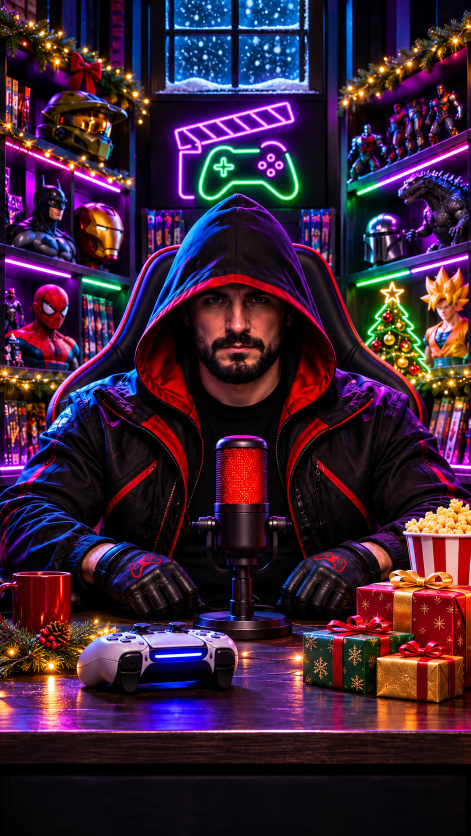
#> input picture marcas/comics-store/intros/navidad_narrador_v.png, 941 x 1672 px (shown at 1/2 size)
$ python -i regalos.py   (imports and definitions only)
#> lines starting #> are read from the running program, lines starting #| are printed output that depends on the picture; after the words box and inside, x2 and y2 are one past the last pixel; in counts of white or black regions, pixels touching at a corner belong together
### generador.py
#!/usr/bin/env python3
"""Generador de videos Guerra de Peludos.
Uso:  python3 generador.py guion.json salida.mp4
Lee el guion (ver README.md); "marca" elige la página (carpeta marcas/), genera la voz latina, la música, los efectos,
anima al Bulldog y al gato y entrega un MP4 vertical 1080x1920 listo para Reels/TikTok.
"""
import json, math, os, subprocess, sys, tempfile, wave
from functools import lru_cache
import numpy as np, soundfile as sf
from PIL import Image, ImageDraw, ImageFont, ImageFilter

KIT = os.path.dirname(os.path.abspath(__file__))
MARCA_DIR = os.path.join(KIT, "marcas", "guerra-de-peludos")
A = lambda f: os.path.join(MARCA_DIR, f)
BRAND = {}
W, H, FPS = 1080, 1920, 30
SR = 22050
VOICE = os.environ.get("VOICE", os.path.join(KIT, "voz", "es_MX-claude-high.onnx"))

def font_path(name):
#> called with name = 'Poppins-Bold'
    for p in [f"/usr/share/fonts/truetype/google-fonts/{name}.ttf", os.path.join(KIT, "fonts", f"{name}.ttf")]:
        if os.path.exists(p): return p
    return "/usr/share/fonts/truetype/dejavu/DejaVuSans-Bold.ttf"
FB, FM = font_path("Poppins-Bold"), font_path("Poppins-Medium")
F = lambda s: ImageFont.truetype(FB, s)
FR = lambda s: ImageFont.truetype(FM if os.path.exists(FM) else FB, s)

TEAM = {}
CHAR = {}
# [11 lines left out: function load_brand, not called in this run]
WHITE, DARK = (255, 255, 255), (18, 16, 28)

# ------------------------------------------------------------------ helpers
def clamp(x, a=0.0, b=1.0): return max(a, min(b, x))
def ease_out(t): t = clamp(t); return 1 - (1 - t) ** 3
def ease_back(t):
    t = clamp(t); c1 = 1.70158; c3 = c1 + 1
    return 1 + c3 * (t - 1) ** 3 + c1 * (t - 1) ** 2
def prog(t, s, d): return clamp((t - s) / d)

# [35 lines left out: functions gradient, paw, star, wrap, text_layer, not called in this run]

def fit_size(text, size, maxw):
    while size > 30 and ImageDraw.Draw(Image.new("RGBA", (1, 1))).textlength(text, font=F(size)) > maxw: size -= 4
    return size

# [14 lines left out: functions put, pill, not called in this run]

def fade(c, t, dur, d=.25, col=DARK):
    a = ease_out(prog(t, dur - d, d))
    if a > 0: c.alpha_composite(Image.new("RGBA", (W, H), col + (int(255 * a),)))

# ------------------------------------------------------------------ characters (talking + blink)
@lru_cache(maxsize=None)
def _src(kind): return Image.open(A(CHAR[kind]["src"])).convert("RGBA")

# [41 lines left out: function _frame, not called in this run]

@lru_cache(maxsize=None)
def character(kind, size, level=0.0, blink=False):
    return _frame(kind, round(level * 5) / 5, bool(blink)).resize((size, size), Image.LANCZOS)

# ------------------------------------------------------------------ audio
# [106 lines left out: functions tts_engine, sfx, music, not called in this run]

def _add(buf, clip, at):
    i = int(at * SR)
    if i < len(buf): buf[i:i + len(clip)] += clip[:len(buf) - i]

# ------------------------------------------------------------------ build plan from guion
# [419 lines left out: function build, not called in this run]

# [2 lines that do not run on import are left out]

### explicativo/lib.py
import os
"""Biblioteca del estilo EXPLICATIVO (escenas ilustradas en vector, una por frase).
Todo se dibuja a 2x y se reduce (antialias). Coordenadas siempre en el lienzo final 1080x1920."""
import math, random
from functools import lru_cache
from PIL import Image, ImageDraw, ImageFilter, ImageFont

HORIZONTAL = os.environ.get("FORMATO") == "horizontal"
W, H, SS = (1920, 1080, 2) if HORIZONTAL else (1080, 1920, 2)
def Y(v): return 180 + (v - 500) * .74 if HORIZONTAL else v       # mapea coordenadas pensadas en vertical
def X(v): return 960 + (v - 540) * 1.35 if HORIZONTAL else v
KS = .74 if HORIZONTAL else 1.
FB = "/usr/share/fonts/truetype/google-fonts/Poppins-Bold.ttf"
FM = "/usr/share/fonts/truetype/google-fonts/Poppins-Medium.ttf"
def F(s): return ImageFont.truetype(FB, s)
def FMd(s): return ImageFont.truetype(FM, s)

def clamp(x, a=0., b=1.): return max(a, min(b, x))
def eo(t): t = clamp(t); return 1 - (1 - t) ** 3
def eio(t): t = clamp(t); return 3 * t * t - 2 * t * t * t
def eb(t):
    t = clamp(t); c1 = 1.70158; c3 = c1 + 1
    return 1 + c3 * (t - 1) ** 3 + c1 * (t - 1) ** 2
def pr(t, s, d): return clamp((t - s) / d)
def mix(a, b, k): return tuple(int(a[i] * (1 - k) + b[i] * k) for i in range(len(a)))

# ---------------------------------------------------------------- lienzos
class Hi:
    """Lienzo 2x con helpers en coordenadas finales."""
    def __init__(self, w=W, h=H):
        self.w, self.h = w, h; self.im = Image.new("RGBA", (w * SS, h * SS), (0, 0, 0, 0)); self.d = ImageDraw.Draw(self.im)
    def s(self, v): return v * SS
    def pts(self, p): return [(x * SS, y * SS) for x, y in p]
    def box(self, b): return tuple(v * SS for v in b)
    def ellipse(self, b, **k): self.d.ellipse(self.box(b), **self._k(k))
    def rect(self, b, r=0, **k):
        if r: self.d.rounded_rectangle(self.box(b), int(r * SS), **self._k(k))
        else: self.d.rectangle(self.box(b), **self._k(k))
    def poly(self, p, **k): self.d.polygon(self.pts(p), **self._k(k))
    def line(self, p, **k): self.d.line(self.pts(p), **self._k(k))
    def arc(self, b, a0, a1, **k): self.d.arc(self.box(b), a0, a1, **self._k(k))
    def _k(self, k):
        if "width" in k: k = dict(k, width=int(k["width"] * SS))
        return k
    def paste(self, img, x, y): self.im.alpha_composite(img.resize((img.width * SS, img.height * SS), Image.LANCZOS), (int(x * SS), int(y * SS)))
    def done(self): return self.im.resize((self.w, self.h), Image.LANCZOS)

# [9 lines left out: function vgrad, not called in this run]

def glow(c, x, y, r, color, a=160, blur=None):
    L = Image.new("RGBA", (W, H), (0, 0, 0, 0)); ImageDraw.Draw(L).ellipse((x - r, y - r, x + r, y + r), fill=tuple(color) + (a,))
    c.alpha_composite(L.filter(ImageFilter.GaussianBlur(blur or r * .6)))

# [19 lines left out: functions shadow_of, place, camera, not called in this run]

# ---------------------------------------------------------------- paletas
ATARDECER = [(0, (52, 28, 92)), (.45, (196, 82, 120)), (.62, (252, 160, 96)), (.7, (255, 205, 140)), (1, (60, 30, 70))]
NOCHE = [(0, (10, 12, 34)), (.6, (38, 30, 80)), (1, (14, 12, 30))]
DIA = [(0, (90, 160, 235)), (.6, (170, 215, 250)), (1, (230, 240, 250))]
ESTUDIO = [(0, (24, 22, 44)), (1, (10, 10, 20))]

# ---------------------------------------------------------------- escenarios (estáticos, cacheados)
# [101 lines left out: functions paisaje, sala, laboratorio, persona, cara_humana, perro_perfil and 2 more, not called in this run]

@lru_cache(maxsize=8)
def aro(col=(90, 170, 255)):
    h = Hi(220, 220); h.ellipse((10, 10, 210, 210), outline=col, width=36); return h.done()

# [33 lines left out: functions ondas, cono, burbuja, etiqueta, contador, not called in this run]

# ---------------------------------------------------------------- subtítulos karaoke
ESTILO_SUB = "clasico"
NEON = (57, 255, 20); NEON2 = (255, 46, 166)

# [75 lines left out: functions karaoke, karaoke_line, karaoke_neon, tiempos_palabras, not called in this run]

# ---------------------------------------------------------------- marca (cualquier página)
@lru_cache(maxsize=16)
def marca(nombre):
    """Datos de la página: logo, nombre y colores, desde marcas/<nombre>/marca.json."""
    import os, json
    base = os.path.join(os.path.dirname(os.path.dirname(os.path.abspath(__file__))), "marcas", nombre)
    b = json.load(open(os.path.join(base, "marca.json"), encoding="utf-8"))
    lp = os.path.join(base, "logo.png")
    logo = Image.open(lp).convert("RGBA") if os.path.exists(lp) else None
    g1, g2 = [tuple(x) for x in b.get("glow", [[255, 200, 60], [120, 80, 220]])]
    return dict(nombre=b["nombre"], logo=logo, c1=g1, c2=g2, cta=b.get("cta", "COMENTA · SÍGUENOS"), disclaimer=b.get("disclaimer"))

# [76 lines left out: functions escena_cierre, vineta, niebla, noche_casa, ojo_grande, not called in this run]

def haz_linterna(c, x, y, ang, largo=1200, abertura=9, a=110, col=(255, 220, 140)):
    cono(c, x, y, ang, largo, abertura, col, a); glow(c, x, y, 40, col, 230, 20)

# [45 lines left out: functions cuarto_oscuro, tablas, reloj, libro_antiguo, pulso, not called in this run]


# ================================================================ FORMATO HORIZONTAL (YouTube 1920x1080)
HW, HH = 1920, 1080
_MASK = None
# [17 lines left out: function horizontal, not called in this run]

### explicativo/regalos.py
"""Formato GUÍA DE REGALOS (Comics Store, Navidad): el encapuchado en el set gamer navideño presenta
productos reales de la tienda sobre un pedestal neón, con nombre, precio y un dato del personaje.
Uso: ver explicativo/regalos/rg01_dragon_ball.py"""
import os, sys, math, random
HERE = os.path.dirname(os.path.abspath(__file__)); ROOT = os.path.dirname(HERE)
sys.path.insert(0, HERE); sys.path.insert(0, ROOT)
from PIL import Image, ImageDraw, ImageFilter, ImageChops
from lib import *
import lib as _lib
from resena import Anfitrion, neon
from compositor import fx_nieve
import motor

INTROS = os.path.join(ROOT, "marcas", "comics-store", "intros")
FONDOS = os.path.join(ROOT, "biblioteca", "fondos", "v")
# [1 line that did not run here, left out]

# [16 lines left out: functions _cover, _dof, not called in this run]

# [23 lines that did not run here, left out]

def fx_nieve_suave(c, t, n=55):
    L = Image.new("RGBA", (W, H), (0, 0, 0, 0)); d = ImageDraw.Draw(L); rnd = random.Random(9)
    for i in range(n):
        x0, y0, sp, r = rnd.uniform(0, W), rnd.uniform(0, H), rnd.uniform(35, 90), rnd.uniform(1.5, 4.5)
        y = (y0 + t * sp) % H; x = x0 + 25 * math.sin(t * .8 + i); d.ellipse((x - r, y - r, x + r, y + r), fill=(255, 255, 255, int(110 + 25 * r)))
    c.alpha_composite(L.filter(ImageFilter.GaussianBlur(1.2)))

# ---------------------------------------------------------------- tarjeta del producto
def _redondear(im, r):
    m = Image.new("L", im.size, 0); ImageDraw.Draw(m).rounded_rectangle((0, 0, im.width - 1, im.height - 1), r, fill=255)
    im = im.convert("RGBA"); im.putalpha(ImageChops.multiply(im.getchannel("A"), m)); return im

_CARD = {}
# [20 lines left out: functions tarjeta, _brillo, not called in this run]


# ---------------------------------------------------------------- overlays en video (Fernando, fondo negro) y recortes con borde neón
EFXV = os.path.join(ROOT, "biblioteca", "efectos", "video")
class Overlay:
    # [8 lines left out: function __init__, not called in this run]
    def frame(self, t, loop=True):
        i = int(t * 30); i = i % self.n if loop else min(i, self.n - 1)
        return Image.open(self.files[i]).convert("RGB")
_OV = {}
def ov(nombre):
    if nombre not in _OV: _OV[nombre] = Overlay(nombre)
    return _OV[nombre]
_NEGRO = {}
# [8 lines left out: function pantalla, not called in this run]

_REC = {}
def recorte(path, lado=620, col=None):
    """Producto sin fondo con borde neón que sigue su silueta (sin marco). Los anchos (dioramas) crecen hasta 1,45x."""
#> called with lado = 620
    col = col or (57, 235, 30); key = (path, lado, col)   # verde del logo Comics Store
    if key in _REC: return _REC[key]
    import numpy as np
    from scipy import ndimage
    im = Image.open(path).convert("RGBA"); k = min(lado / im.height, lado * 1.45 / im.width); im = im.resize((int(im.width * k), int(im.height * k)), Image.LANCZOS)
#> after `k = min(lado / im.height, lado * 1.45 / im.width)`: k = 0.371
#> after `im = im.resize((int(im.width * k), int(im.height * k)), Image.LANCZOS)`:
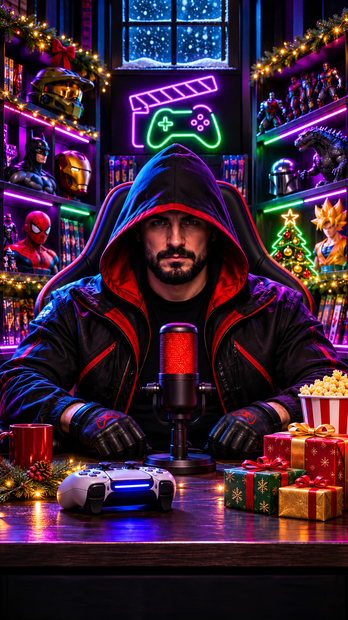
#> im: PIL image 348x620 RGBA; mean R, G, B, A 59.9, 33.4, 54, 255
    pad = int(lado * .12); A = Image.new("L", (im.width + 2 * pad, im.height + 2 * pad), 0); A.paste(im.getchannel("A"), (pad, pad))
#> after `A = Image.new('L', (im.width + 2 * pad, im.height + 2 * pad), 0)`: A: PIL image 496x768 L; every value is 0
#> after `A.paste(im.getchannel('A'), (pad, pad))`:
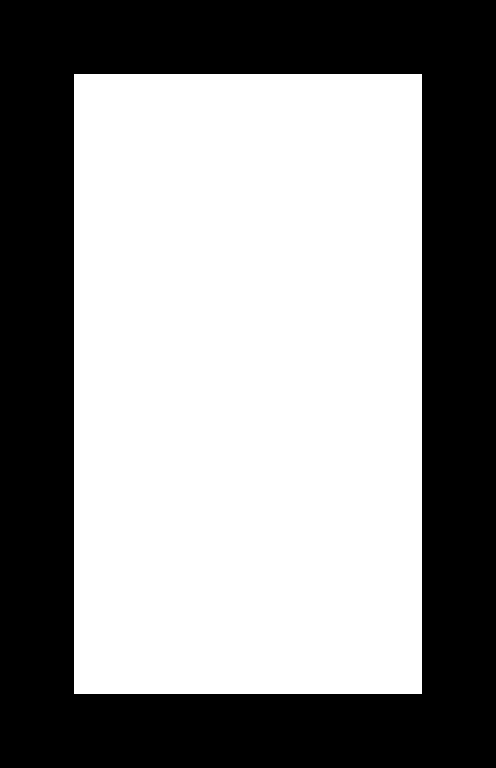
#> A: PIL image 496x768 L; 56.6% white; 1 black region, box (x1, y1, x2, y2) and area: (0, 0, 496, 768) 165168
    lleno = Image.fromarray((ndimage.binary_fill_holes(np.array(A) > 110) * 255).astype("uint8"))
    borde = ImageChops.subtract(lleno.filter(ImageFilter.MaxFilter(15)), lleno.filter(ImageFilter.MinFilter(3)))
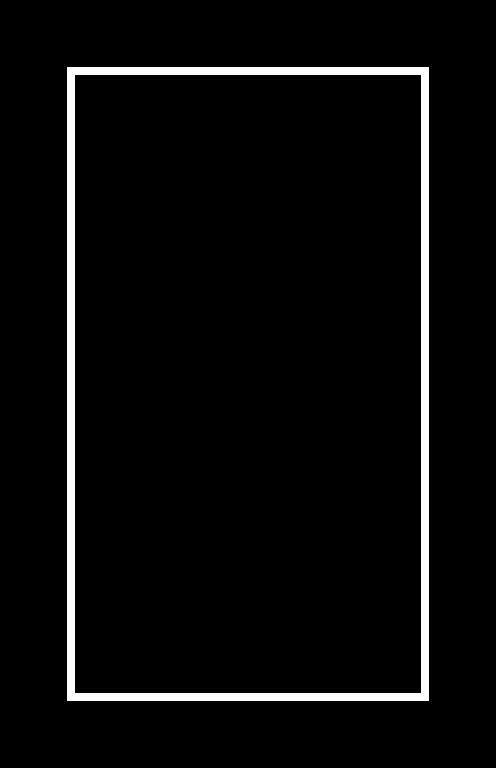
#> borde: PIL image 496x768 L; 4.1% white; 1 white region, box (x1, y1, x2, y2) and area: (67, 67, 429, 701) 15680
    C = Image.new("RGBA", A.size, (0, 0, 0, 0))
#> C: PIL image 496x768 RGBA; every value is 0
    for r, m in ((pad * .5, 4.), (pad * .5, 4.), (pad * .2, 3.5), (pad * .08, 3.)):
        L = Image.new("RGBA", A.size, col + (0,)); L.putalpha(borde.filter(ImageFilter.GaussianBlur(r)).point(lambda v: min(255, int(v * m)))); C.alpha_composite(L)
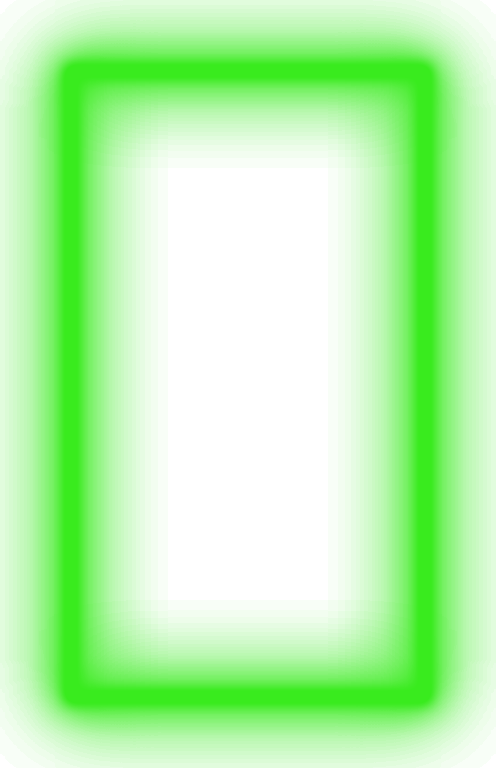
#> C: PIL image 496x768 RGBA; mean R, G, B, A 46.6, 192.1, 24.5, 93.1; transparent parts drawn white
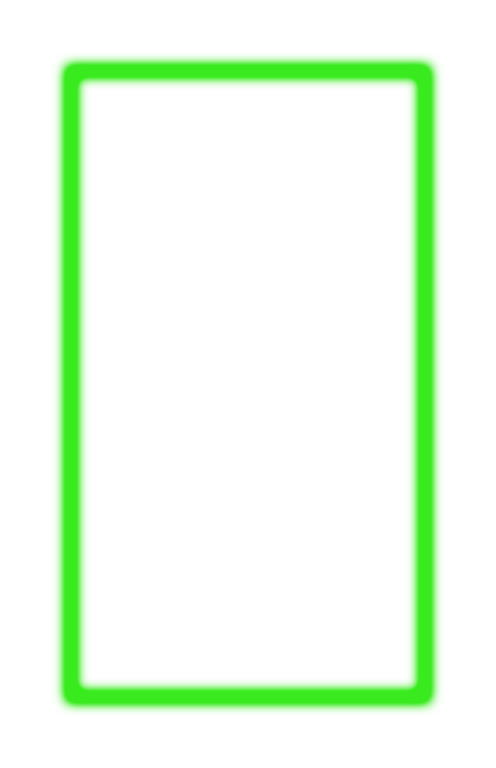
#> L: PIL image 496x768 RGBA; mean R, G, B, A 57, 235, 30, 26.9; transparent parts drawn white
    L = Image.new("RGBA", A.size, mix(col, (255, 255, 255), .55) + (0,)); L.putalpha(borde.filter(ImageFilter.MinFilter(5)).filter(ImageFilter.GaussianBlur(1.5))); C.alpha_composite(L)
#> after `L.putalpha(borde.filter(ImageFilter.MinFilter(5)).filter(ImageFilter.G`:
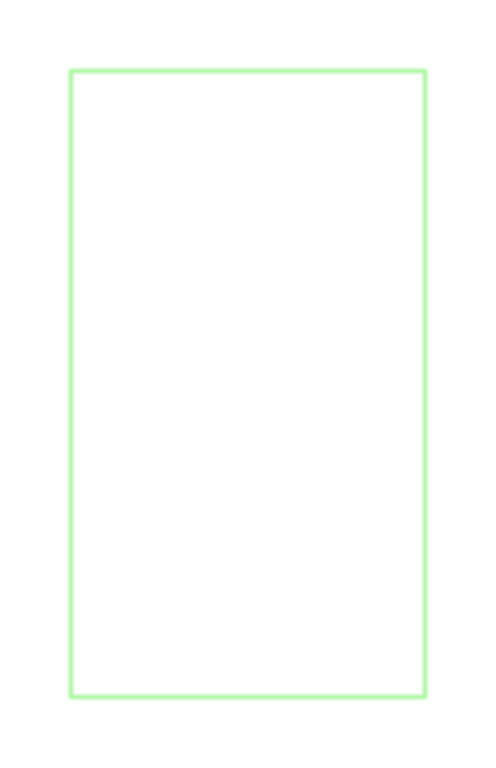
#> L: PIL image 496x768 RGBA; mean R, G, B, A 165, 246, 153, 5.2; transparent parts drawn white
    C.alpha_composite(im, (pad, pad)); _REC[key] = (C, pad); return C, pad
#> after `C.alpha_composite(im, (pad, pad))`:
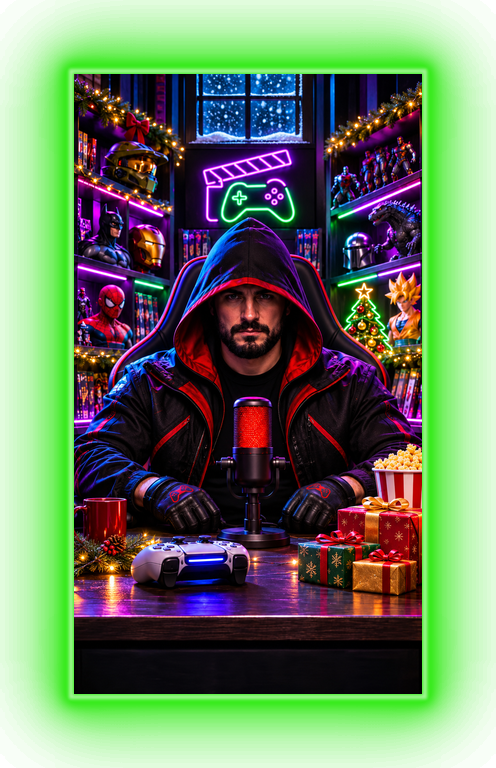
#> C: PIL image 496x768 RGBA; mean R, G, B, A 60.7, 120.8, 46, 197; transparent parts drawn white

_BG = {}
# [59 lines left out: functions _letrero, _tubo, _pedestal, producto, mini_card, not called in this run]

def cierre(pregunta):
    def f(t, d): return escena_cierre(M, t, d, pregunta)
    f.__name__ = "cierre"; return f

# [16 lines left out: function armar, not called in this run]

# ---------------------------------------------------------------- presentador en VIDEO (clip de Higgsfield, sin voz, en bucle)
class PresentadorVideo:
    """Clips reales del encapuchado (Higgsfield, con su audio). Sincroniza la boca con la voz de Fernando:
    se mide cuándo habla el narrador en el clip y cuándo habla la voz, y se re-cronometra el video (DTW) para que
    cada aparición arranca justo donde él empieza a hablar, para que entre hablando a la vez que la voz; luego sigue a velocidad normal."""
    # [43 lines left out: functions __init__, _inicio, escena, not called in this run]

>>> result = recorte('../marcas/comics-store/intros/navidad_narrador_v.png')
